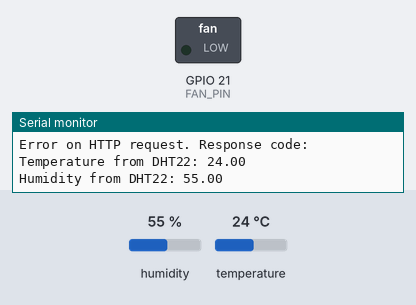
Recording of a sketch running on a simulated ESP32. Parts: switched loads named in the sketch (green lamp = pin HIGH), the last lines printed to the serial monitor. The inputs (shaded band) are chosen by the test bench; at power-on: temperature 24 °C, humidity 55 %. WiFi joins after 1.5 s; servers stay silent unless stated; uploads are accepted with an empty reply; the local clock reads 2024-03-15 10:24:30 at power-on unless the sketch sets it; random numbers use the default seed unless the sketch sets one.

Above: at 3.2 s.
3.3 s: temperature set to 34.5 °C
9.5 s: temperature set to 35.3 °C
At 11.4 s:
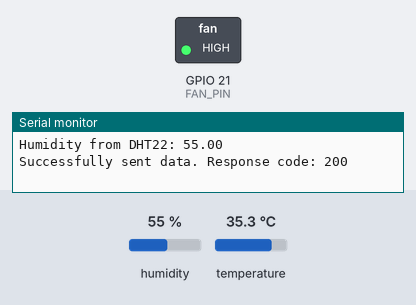
12.4 s: temperature set to 12 °C
At 14.2 s:
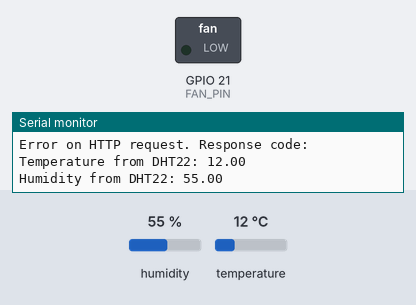
15.3 s: temperature set to 41 °C
At 18.1 s:
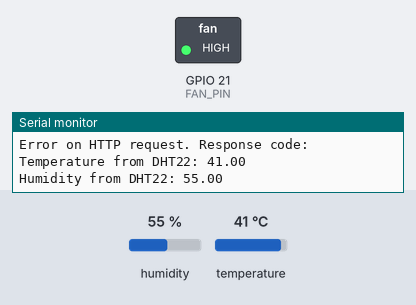
Timing chart, 0 to 19.6 s (numbered marks = the images above; inputs shaded):
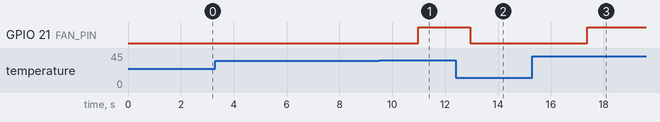

The sketch:

ardunio_firebase.ino
```cpp
// (licence header left out)
#include <WiFi.h>
#include <Firebase_ESP_Client.h>
#include "DHT.h"
#include <Adafruit_BME280.h>
#include <HTTPClient.h>
#include "ArduinoJson.h"
//======================================== Defines the pin and type of DHT sensor and initializes the DHT sensor.


#define DHTPIN 5
#define DHTTYPE DHT22
DHT dht(DHTPIN, DHTTYPE);
//========================================

// Defines the Digital Pin of the "On Board LED".
// #define On_Board_LED 2

// Defines the Digital Pin of the LED.
#define LED_01_PIN 13
#define FAN_PIN 21
//Provide the token generation process info.
#include "addons/TokenHelper.h"

//Provide the RTDB payload printing info and other helper functions.
#include "addons/RTDBHelper.h"

// Insert your network credentials
#define WIFI_SSID "PhamTungDuong"
#define WIFI_PASSWORD "0969613858"

// Insert Firebase project API Key
#define API_KEY "AIzaSyCAx3QAAZCVzX4Swg7TluMLsZEgbNpSUb0"

// Insert Authorized Email and Corresponding Password
#define USER_EMAIL "d@gmail.com"
#define USER_PASSWORD "123456"

// Insert RTDB URLefine the RTDB URL
#define DATABASE_URL "https://esp32-temperature-real-time-default-rtdb.asia-southeast1.firebasedatabase.app/"

// Define Firebase objects
FirebaseData fbdo;
FirebaseAuth auth;
FirebaseConfig config;

// Variable to save USER UID
String uid;

// Database main path (to be updated in setup with the user UID)
String databasePath;
// Database child nodes
String tempPath = "/temperature";
String humPath = "/humidity";
String presPath = "/pressure";
String timePath = "/timestamp";

// Parent Node (to be updated in every loop)
String parentPath;

int timestamp;
FirebaseJson json;

int checkFan = 0;
const char* ntpServer = "pool.ntp.org";

// BME280 sensor
Adafruit_BME280 bme;  // I2C
float temperature;
float humidity;
float pressure;

// Timer variables (send new readings every three minutes)
unsigned long sendDataPrevMillis = 0;
unsigned long timerDelay = 3000;

// Initialize BME280
void initBME() {
  if (!bme.begin(0x76)) {
    Serial.println("Could not find a valid BME280 sensor, check wiring!");
    while (1)
      ;
  }
}

// Initialize WiFi
void initWiFi() {
  WiFi.begin(WIFI_SSID, WIFI_PASSWORD);
  Serial.print("Connecting to WiFi ..");
  while (WiFi.status() != WL_CONNECTED) {
    Serial.print('.');
    delay(1000);
  }
  Serial.println(WiFi.localIP());
  Serial.println();
}

// Function that gets current epoch time
unsigned long getTime() {
  time_t now;
  struct tm timeinfo;
  if (!getLocalTime(&timeinfo)) {
    //Serial.println("Failed to obtain time");
    return (0);
  }
  time(&now);
  return now;
}

void setup() {
  Serial.begin(115200);
  pinMode(FAN_PIN, OUTPUT);
  initWiFi();
  configTime(0, 0, ntpServer);
  // Assign the api key (required)
  config.api_key = API_KEY;
  // Assign the user sign in credentials
  auth.user.email = USER_EMAIL;
  auth.user.password = USER_PASSWORD;
  // Assign the RTDB URL (required)
  config.database_url = DATABASE_URL;
  Firebase.reconnectWiFi(true);
  fbdo.setResponseSize(4096);
  // Assign the callback function for the long running token generation task */
  config.token_status_callback = tokenStatusCallback;  //see addons/TokenHelper.h
  // Assign the maximum retry of token generation
  config.max_token_generation_retry = 5;
  // Initialize the library with the Firebase authen and config
  Firebase.begin(&config, &auth);
  // Getting the user UID might take a few seconds
  Serial.println("Getting User UID");
  while ((auth.token.uid) == "") {
    Serial.print('.');
    delay(1000);
  }
  // Print user UID
  uid = auth.token.uid.c_str();
  // Update database path
  databasePath = "/UsersData/" + uid + "/readings";
  dht.begin();
}

void loop() {
  fetchDataFromFirebase();
  float temperatureDHT22 = dht.readTemperature();
  float readHumidityDHT22 = dht.readHumidity();
  if (!isnan(temperatureDHT22) ) {
    // In giá trị nhiệt độ và độ ẩm ra Serial Monitor
    Serial.print("Temperature from DHT22: ");
    Serial.println(temperatureDHT22);
    Serial.print("Humidity from DHT22: ");
    Serial.println(readHumidityDHT22);
  } else {
    Serial.println("Failed to read temperature or humidity from DHT22");
  }

  // turn on/off FAN
  if (temperatureDHT22 >= 35) {
    sendDataToFirebase(1);
    digitalWrite(FAN_PIN, HIGH);
  } else if (checkFan == 1) {
    digitalWrite(FAN_PIN, HIGH);
  } else {
    digitalWrite(FAN_PIN, LOW);
  }

  // Send new readings to database
  if (Firebase.ready() && (millis() - sendDataPrevMillis > timerDelay || sendDataPrevMillis == 0)) {
    sendDataPrevMillis = millis();
    //Get current timestamp
    timestamp = getTime();
    parentPath = databasePath + "/" + String(timestamp);
    json.set(tempPath.c_str(), String(temperatureDHT22));
    json.set(humPath.c_str(), String(readHumidityDHT22));
    json.set(presPath.c_str(), String(random(1, 101)));
    json.set(timePath, String(timestamp));
    Serial.printf("Set json... %s\n", Firebase.RTDB.setJSON(&fbdo, parentPath.c_str(), &json) ? "ok" : fbdo.errorReason().c_str());
  }
}


void fetchDataFromFirebase() {
  HTTPClient http;
  String url =  String(DATABASE_URL) + "/your_data_node.json"; // Thay đổi thành đường dẫn của bạn
  http.begin(url);
  int httpResponseCode = http.GET();
  if (httpResponseCode > 0) {
    String payload = http.getString();
    processFirebaseData(payload);
  } else {
    Serial.print("Error on HTTP request. Response code: ");
  }
  http.end();
}


void processFirebaseData(String payload) {
  char a = payload[payload.length()-3];
  if (a == '1') {
    checkFan = 1;
  } else {
    checkFan = 0;
  }
}

void sendDataToFirebase(int value_to_send) {
  HTTPClient http;

  // Địa chỉ của Firebase Realtime Database
  String url = String(DATABASE_URL) + "/your_data_node.json";

  // Tạo đối tượng JSON sử dụng thư viện ArduinoJson
  StaticJsonDocument<200> jsonDocument;
  jsonDocument["value"] = value_to_send;
  jsonDocument["timestamp"] = int(time(nullptr));  // Lấy timestamp hiện tại

  // Chuyển đối tượng JSON thành chuỗi
  String payload;
  serializeJson(jsonDocument, payload);

  // Bắt đầu kết nối và gửi dữ liệu
  http.begin(url);
  http.addHeader("Content-Type", "application/json");

  int httpResponseCode = http.POST(payload);

  if (httpResponseCode > 0) {
    Serial.print("Successfully sent data. Response code: ");
    Serial.println(httpResponseCode);
  } else {
    Serial.print("Error on HTTP request. Response code: ");
    Serial.println(httpResponseCode);
  }

  // Kết thúc kết nối
  http.end();
}
```

Measured:
- the behaviour switches between 34.9 and 35 °C on temperature (found by bisection; images 0 and 1)
- after the input at 9.5 s, GPIO 21 (FAN_PIN): LOW → HIGH after 1.5 s
- after the input at 12.4 s, GPIO 21 (FAN_PIN): HIGH → LOW after 0.56 s
- after the input at 15.3 s, GPIO 21 (FAN_PIN): LOW → HIGH after 2.1 s
